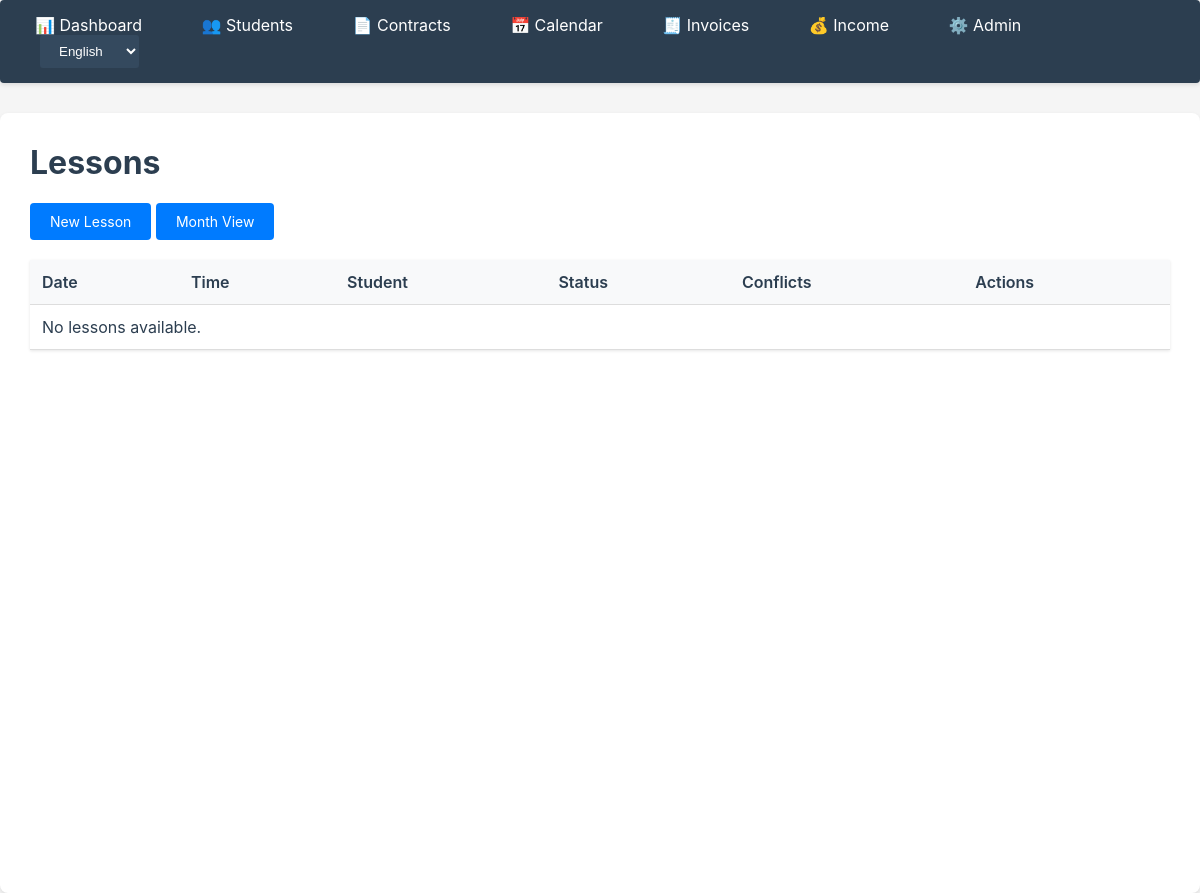
Page /lessons/ on the earlier database version.
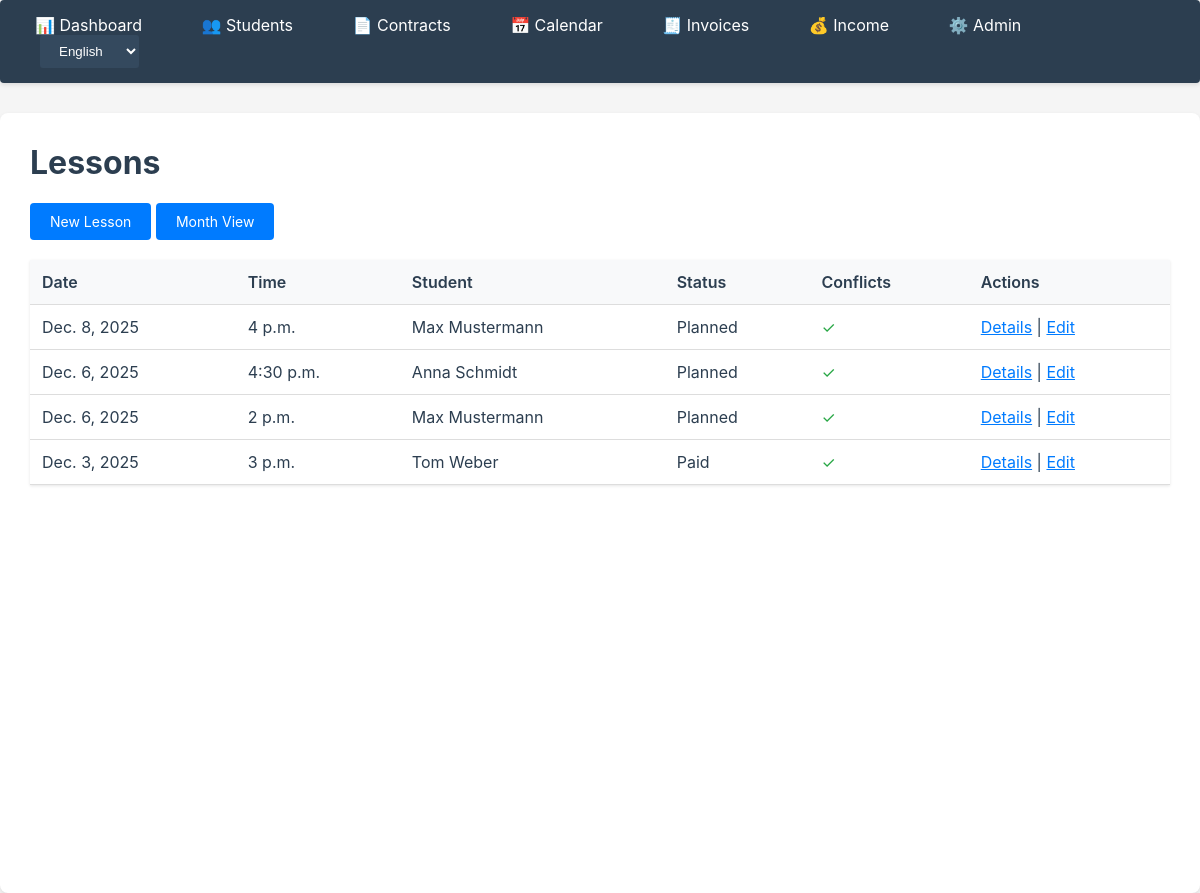
Same page on the later database version.
### apps/lessons/models.py (models this page shows, shortened)
class Lesson(models.Model):
    STATUS_CHOICES = [
        ('planned', _('Planned')),
        ('taught', _('Taught')),
        ('cancelled', _('Cancelled')),
        ('paid', _('Paid')),
    ]
    contract = models.ForeignKey(
        Contract,
        on_delete=models.CASCADE,
        related_name='lessons',
        help_text=_("Associated contract")
    )
    date = models.DateField(help_text=_("Lesson date"))
    start_time = models.TimeField(help_text=_("Start time"))
    duration_minutes = models.PositiveIntegerField(
        validators=[MinValueValidator(1)],
        help_text=_("Duration in minutes")
    )
    status = models.CharField(
        max_length=20,
        choices=STATUS_CHOICES,
        default='planned',
        help_text=_("Lesson status")
    )
    travel_time_before_minutes = models.PositiveIntegerField(
        default=0,
        help_text=_("Travel time before in minutes")
    )
    travel_time_after_minutes = models.PositiveIntegerField(
        default=0,
        help_text=_("Travel time after in minutes")
    )
    notes = models.TextField(
        blank=True,
        null=True,
        help_text=_("Notes for the lesson")
    )
    created_at = models.DateTimeField(auto_now_add=True)
    updated_at = models.DateTimeField(auto_now=True)
    class Meta:
        ordering = ['-date', '-start_time']
        verbose_name = _('Lesson')
        verbose_name_plural = _('Lessons')
        indexes = [
            models.Index(fields=['date', 'start_time']),
            models.Index(fields=['status']),
        ]

### apps/contracts/models.py (models this page shows, shortened)
class Contract(models.Model):
    student = models.ForeignKey(
        Student,
        on_delete=models.CASCADE,
        related_name='contracts',
        help_text=_("Student for whom the contract applies")
    )
    institute = models.CharField(
        max_length=200,
        blank=True,
        null=True,
        help_text=_("Institute name (if applicable)")
    )
    hourly_rate = models.DecimalField(
        max_digits=10,
        decimal_places=2,
        validators=[MinValueValidator(Decimal('0.01'))],
        help_text=_("Rate per unit in EUR")
    )
    unit_duration_minutes = models.PositiveIntegerField(
        default=60,
        help_text=_("Duration of one unit in minutes")
    )
    start_date = models.DateField(help_text=_("Contract start date"))
    end_date = models.DateField(
        null=True,
        blank=True,
        help_text=_("Contract end date (optional, empty = unlimited)")
    )
    is_active = models.BooleanField(
        default=True,
        help_text=_("Is the contract active?")
    )
    notes = models.TextField(
        blank=True,
        null=True,
        help_text=_("Additional notes about the contract")
    )
    created_at = models.DateTimeField(auto_now_add=True)
    updated_at = models.DateTimeField(auto_now=True)
    class Meta:
        ordering = ['-start_date', 'student']
        verbose_name = _('Contract')
        verbose_name_plural = _('Contracts')

### apps/students/models.py (models this page shows, shortened)
class Student(models.Model):
    first_name = models.CharField(max_length=100)
    last_name = models.CharField(max_length=100)
    email = models.EmailField(blank=True, null=True)
    phone = models.CharField(max_length=20, blank=True, null=True)
    school = models.CharField(
        max_length=200,
        blank=True,
        null=True,
        help_text=_("School name")
    )
    grade = models.CharField(
        max_length=50,
        blank=True,
        null=True,
        help_text=_("Grade/Level (e.g., '10th grade', 'Q1')")
    )
    subjects = models.CharField(
        max_length=500,
        blank=True,
        null=True,
        help_text=_("Subjects (comma-separated, e.g., 'Math, German, English')")
    )
    notes = models.TextField(
        blank=True,
        null=True,
        help_text=_("Additional notes about the student")
    )
    created_at = models.DateTimeField(auto_now_add=True)
    updated_at = models.DateTimeField(auto_now=True)
    class Meta:
        ordering = ['last_name', 'first_name']
        verbose_name = _('Student')
        verbose_name_plural = _('Students')
    def __str__(self):
        return f"{self.first_name} {self.last_name}"

### apps/lessons/views.py (the view)
# urls.py: path('', views.LessonListView.as_view(), name='list'),
class LessonListView(ListView):
    model = Lesson
    template_name = 'lessons/lesson_list.html'
    context_object_name = 'lessons'
    paginate_by = 30
    def get_queryset(self):
        queryset = super().get_queryset().select_related(
            'contract', 'contract__student'
        )
        for lesson in queryset:
            lesson.conflicts = LessonConflictService.check_conflicts(lesson)
        return queryset

### apps/lessons/services.py (called while the page is built)
    @staticmethod
    def intervals_overlap(start1: datetime, end1: datetime, start2: datetime, end2: datetime) -> bool:
        return end1 > start2 and start1 < end2

    @staticmethod
    def calculate_time_block(lesson: Lesson) -> tuple[datetime, datetime]:
        lesson_datetime = timezone.make_aware(
            datetime.combine(lesson.date, lesson.start_time)
        )
        start_datetime = lesson_datetime - timedelta(minutes=lesson.travel_time_before_minutes)
        end_datetime = lesson_datetime + timedelta(
            minutes=lesson.duration_minutes + lesson.travel_time_after_minutes
        )
        return start_datetime, end_datetime

### apps/lessons/templates/lessons/lesson_list.html (shortened to what this page needs)
{% extends 'core/base.html' %}
{% load i18n %}
{% block content %}
<h1>{% trans "Lessons" %}</h1>
<a href="{% url 'lessons:create' %}" class="btn">{% trans "New Lesson" %}</a>
<a href="{% url 'lessons:month' 2025 12 %}" class="btn">{% trans "Month View" %}</a>
<table>
    <thead>
        <tr>
            <th>{% trans "Date" %}</th>
            <th>{% trans "Time" %}</th>
            <th>{% trans "Student" %}</th>
            <th>{% trans "Status" %}</th>
            <th>{% trans "Conflicts" %}</th>
            <th>{% trans "Actions" %}</th>
        </tr>
    </thead>
    <tbody>
        {% for lesson in lessons %}
        <tr>
            <td>{{ lesson.date }}</td>
            <td>{{ lesson.start_time }}</td>
            <td>{{ lesson.contract.student }}</td>
            <td>{{ lesson.get_status_display }}</td>
            <td>
                {% if lesson.conflicts %}
                <span class="conflict-icon">⚠</span> <span class="conflict">{{ lesson.conflicts|length }}</span>
                {% else %}
                <span style="color: #28a745;">✓</span>
                {% endif %}
            </td>
            <td>
                <a href="{% url 'lessons:detail' lesson.pk %}">{% trans "Details" %}</a> |
                <a href="{% url 'lessons:update' lesson.pk %}">{% trans "Edit" %}</a>
            </td>
        </tr>
        {% empty %}
        <tr><td colspan="6">{% trans "No lessons available." %}</td></tr>
        {% endfor %}
    </tbody>
</table>
{% endblock %}

Differences in the rows shown:
added Lesson: date "Dec. 8, 2025", start_time "4 p.m.", contract.student "Max Mustermann", status "Planned"
added Lesson: date "Dec. 6, 2025", start_time "4:30 p.m.", contract.student "Anna Schmidt", status "Planned"
added Lesson: date "Dec. 6, 2025", start_time "2 p.m.", contract.student "Max Mustermann", status "Planned"
added Lesson: date "Dec. 3, 2025", start_time "3 p.m.", contract.student "Tom Weber", status "Paid"
Other differences:
text no longer shown: "No lessons available."
